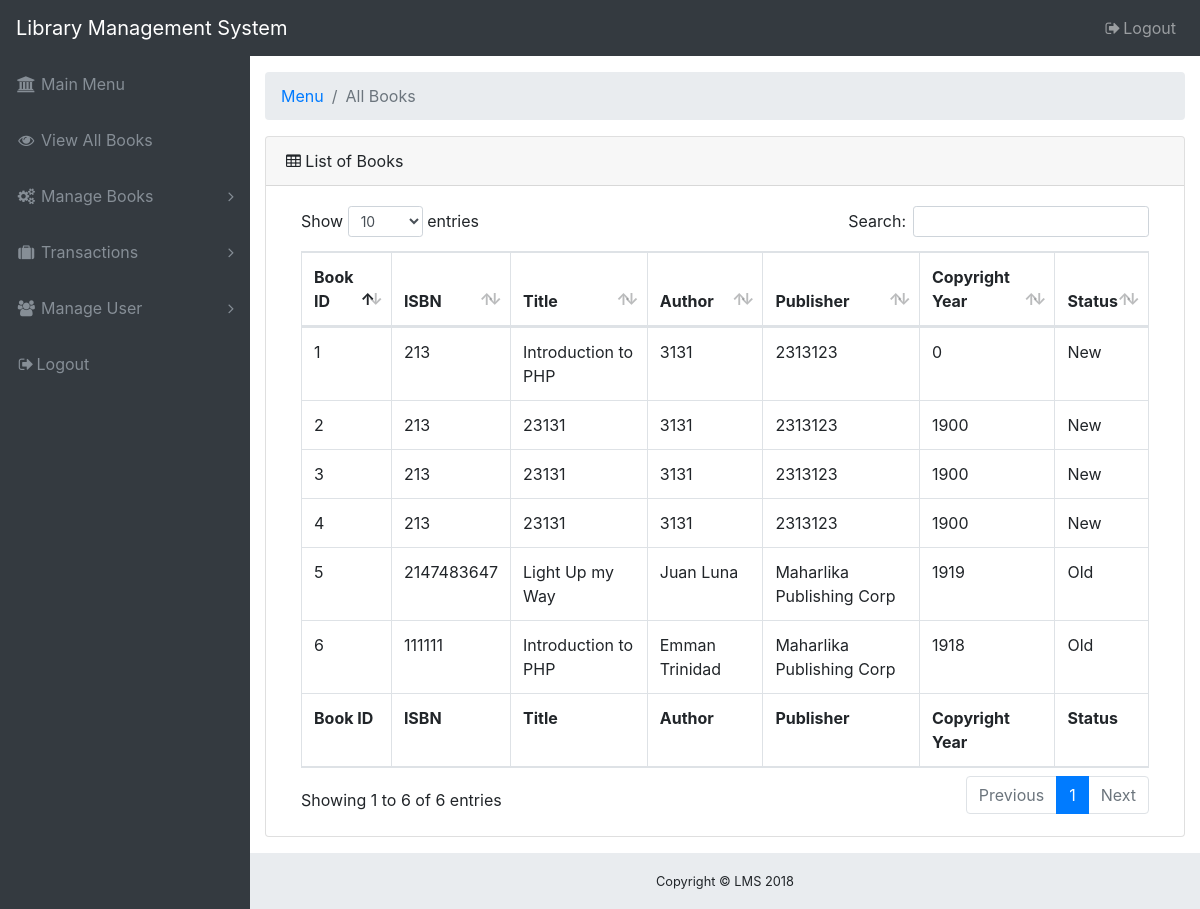
/tables.php, run on the app's committed database.
### tables this page shows
CREATE TABLE `books` (
  `bookID` int(15) NOT NULL,
  `isbn` int(20) NOT NULL,
  `title` char(30) NOT NULL,
  `author` char(30) NOT NULL,
  `publisher` varchar(50) NOT NULL,
  `copyright_year` int(5) NOT NULL,
  `copy` int(5) NOT NULL,
  `status` char(7) NOT NULL
);

### tables.php (the view, shortened to what this page needs)
<!DOCTYPE html>
<html lang="en">
<head>
  <link href="vendor/bootstrap/css/bootstrap.min.css" rel="stylesheet">
  <link href="vendor/font-awesome/css/font-awesome.min.css" rel="stylesheet" type="text/css">
  <link href="vendor/datatables/dataTables.bootstrap4.css" rel="stylesheet">
  <link href="css/sb-admin.css" rel="stylesheet">
</head>
<body class="fixed-nav sticky-footer bg-dark" id="page-top">
  <nav class="navbar navbar-expand-lg navbar-dark bg-dark fixed-top" id="mainNav">
    <a class="navbar-brand" href="index.html">Library Management System</a>
    <div class="collapse navbar-collapse" id="navbarResponsive">
      <ul class="navbar-nav navbar-sidenav" id="exampleAccordion">
        <li class="nav-item" data-toggle="tooltip" data-placement="right" title="Dashboard">
          <a class="nav-link" href="index.php">
            <i class="fa fa-fw fa-bank"></i>
            <span class="nav-link-text">Main Menu</span>
          </a>
        </li>
        <li class="nav-item" data-toggle="tooltip" data-placement="right" title="Charts">
          <a class="nav-link" href="tables.php">
            <i class="fa fa-fw fa-eye"></i>
            <span class="nav-link-text">View All Books</span>
          </a>
        </li>
        <li class="nav-item" data-toggle="tooltip" data-placement="right" title="Tables">
          <a class="nav-link nav-link-collapse collapsed" data-toggle="collapse" href="#collapseComponents" data-parent="#exampleAccordion">
            <i class="fa fa-fw fa-cogs"></i>
            <span class="nav-link-text">Manage Books</span>
          </a>
        </li>
        <li class="nav-item" data-toggle="tooltip" data-placement="right" title="Transaction">
          <a class="nav-link nav-link-collapse collapsed" data-toggle="collapse" href="#transactionComponents" data-parent="#exampleAccordion">
            <i class="fa fa-fw fa-suitcase"></i>
            <span class="nav-link-text">Transactions</span>
          </a>
        </li>
        <li class="nav-item" data-toggle="tooltip" data-placement="right" title="Manage-User">
          <a class="nav-link nav-link-collapse collapsed" data-toggle="collapse" href="#userComponents" data-parent="#exampleAccordion">
            <i class="fa fa-fw fa-group"></i>
            <span class="nav-link-text">Manage User</span>
          </a>
        </li>
        <li class="nav-item">
          <a class="nav-link" data-toggle="modal" data-target="#exampleModal">
            <i class="fa fa-fw fa-sign-out"></i>Logout</a>
        </li>
      </ul>
     <ul class="navbar-nav ml-auto">
        <li class="nav-item dropdown">
          <li class="nav-item">
            <a class="nav-link" data-toggle="modal" data-target="#exampleModal">
              <i class="fa fa-fw fa-sign-out"></i>Logout</a>
          </li>
        </li>
      </ul>
    </div>
  </nav>
  <div class="content-wrapper">
    <div class="container-fluid">
      <ol class="breadcrumb">
        <li class="breadcrumb-item">
          <a href="#">Menu</a>
        </li>
        <li class="breadcrumb-item active">All Books</li>
      </ol>
      <div class="card mb-3">
        <div class="card-header">
          <i class="fa fa-table"></i> List of Books</div>
        <div class="card-body">
          <div class="table-responsive">
            <table class="table table-bordered" id="dataTable" width="100%" cellspacing="0">
              <thead>
                <tr>
                  <th>Book ID</th>
                  <th>ISBN</th>
                  <th>Title</th>
                  <th>Author</th>
                  <th>Publisher</th>
                  <th>Copyright Year</th>
                  <th>Status</th>
                </tr>
              </thead>
              <tfoot>
                <tr>
                  <th>Book ID</th>
                  <th>ISBN</th>
                  <th>Title</th>
                  <th>Author</th>
                  <th>Publisher</th>
                  <th>Copyright Year</th>
                  <th>Status</th>
                </tr>
              </tfoot>
              <tbody>
                <?php
                  include_once('connection.php');
                  $sql = "select * from books";
                  foreach ($conn->query($sql) as $rec){
                    ?>
                <tr>
                  <td><?php echo $rec['bookID']?></td>
                  <td><?php echo $rec['isbn']?></td>
                  <td><?php echo $rec['title']?></td>
                  <td><?php echo $rec['author']?></td>
                  <td><?php echo $rec['publisher']?></td>
                  <td><?php echo $rec['copyright_year']?></td>
                  <td><?php echo $rec['status']?></td>
                </tr>
                <?php
              }
              ?>
              </tbody>
            </table>
          </div>
      </div>
    </div>
    <footer class="sticky-footer">
      <div class="container">
        <div class="text-center">
          <small>Copyright © LMS 2018</small>
        </div>
      </div>
    </footer>
  </div>
</body>
</html>

### css/sb-admin.css (style rules this page uses)
html { position: relative; min-height: 100%; }
body { overflow-x: hidden; }
body.sticky-footer { margin-bottom: 56px; }
body.sticky-footer .content-wrapper { min-height: calc(100vh - 56px - 56px); }
body.fixed-nav { padding-top: 56px; }
.content-wrapper { min-height: calc(100vh - 56px); padding-top: 1rem; }
#mainNav .navbar-collapse { overflow: auto; max-height: 75vh; }
#mainNav .navbar-collapse .navbar-nav .nav-item .nav-link { cursor: pointer; }
#mainNav .navbar-collapse .navbar-sidenav .nav-link-collapse:after { float: right; content: '\f107'; font-family: 'FontAwesome'; }
#mainNav .navbar-collapse .navbar-sidenav .nav-link-collapse.collapsed:after { content: '\f105'; }
@media (min-width: 992px) { #mainNav .navbar-brand { width: 250px; } }
@media (min-width: 992px) { #mainNav .navbar-collapse { overflow: visible; max-height: none; } }
@media (min-width: 992px) { #mainNav .navbar-collapse .navbar-sidenav { position: absolute; top: 0; left: 0; -webkit-flex-direction: column; -ms-flex-direction: column; flex-direction: column; margin-top: 56px; } }
@media (min-width: 992px) { #mainNav .navbar-collapse .navbar-sidenav > .nav-item { width: 250px; padding: 0; } }
@media (min-width: 992px) { #mainNav .navbar-collapse .navbar-sidenav > .nav-item > .nav-link { padding: 1em; } }
@media (min-width: 992px) { #mainNav.fixed-top .navbar-sidenav { height: calc(100vh - 112px); } }
.content-wrapper { overflow-x: hidden; background: white; }
@media (min-width: 992px) { .content-wrapper { margin-left: 250px; } }
#mainNav.navbar-dark .navbar-collapse .navbar-sidenav .nav-link-collapse:after { color: #868e96; }
#mainNav.navbar-dark .navbar-collapse .navbar-sidenav > .nav-item > .nav-link { color: #868e96; }
@media (min-width: 992px) { #mainNav.navbar-dark .navbar-collapse .navbar-sidenav { background: #343a40; } }
footer.sticky-footer { position: absolute; right: 0; bottom: 0; width: 100%; height: 56px; background-color: #e9ecef; line-height: 55px; }
@media (min-width: 992px) { footer.sticky-footer { width: calc(100% - 250px); } }

### data on the page
books: bookID "1", isbn "213", title "Introduction to PHP", author "3131", publisher "2313123", copyright_year "0", status "New"
books: bookID "2", isbn "213", title "23131", author "3131", publisher "2313123", copyright_year "1900", status "New"
books: bookID "3", isbn "213", title "23131", author "3131", publisher "2313123", copyright_year "1900", status "New"
books: bookID "4", isbn "213", title "23131", author "3131", publisher "2313123", copyright_year "1900", status "New"
books: bookID "5", isbn "2147483647", title "Light Up my Way", author "Juan Luna", publisher "Maharlika Publishing Corp", copyright_year "1919", status "Old"
books: bookID "6", isbn "111111", title "Introduction to PHP", author "Emman Trinidad", publisher "Maharlika Publishing Corp", copyright_year "1918", status "Old"
